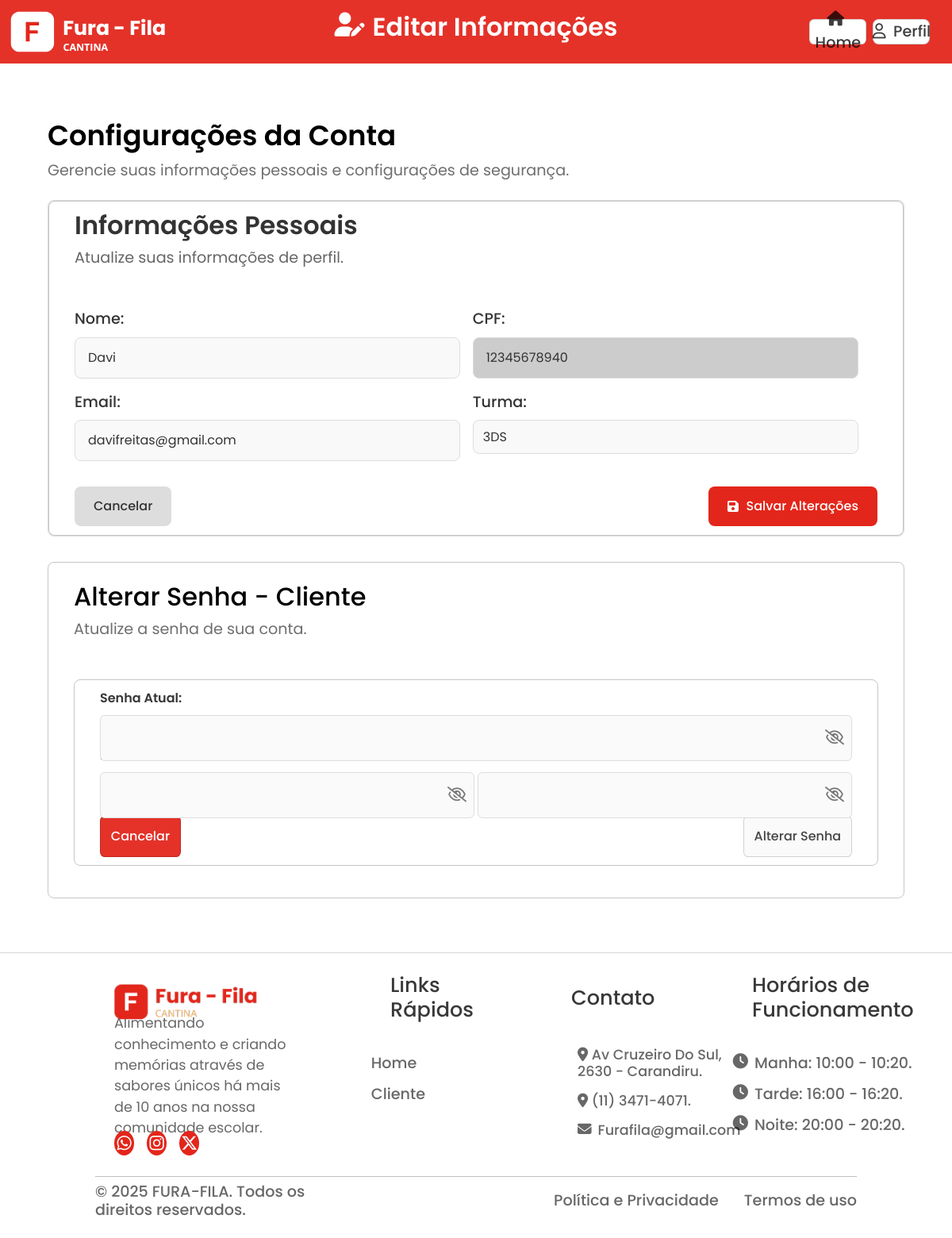
The app's page /subpages/editar_cliente_page.php (signed in) with its own data.
### tables this page shows
CREATE TABLE `cliente` (
  `nome` varchar(60) NOT NULL,
  `cpf` char(11) NOT NULL,
  `email` varchar(150) NOT NULL,
  `turma` enum('1DS','2DS','3DS','') NOT NULL,
  `senha` varchar(200) NOT NULL,
  `admin` tinyint(1) NOT NULL DEFAULT 0
);

### subpages/editar_cliente_page.php (the view, shortened to what this page needs)
<?php
include('/xampp/htdocs/cantinarepositorio/main/database.php');
if (isset($_SESSION['cpf'])) {
    $cpf = $_SESSION['cpf'];
    $query_user = "SELECT nome, cpf, email, turma FROM cliente WHERE cpf = '$cpf'";
    $result_user = mysqli_query($con, $query_user);
    if ($result_user && mysqli_num_rows($result_user) > 0) {
        $user_data = mysqli_fetch_assoc($result_user);
    } else {
        header("Location: ./login.php");
        exit;
    }
} else {
    header("Location: ./login.php");
    exit;
}
?>
<!DOCTYPE html>
<html lang="pt-br">
<head>
    <link rel="stylesheet" href="https://cdn.jsdelivr.net/npm/bootstrap@4.0.0/dist/css/bootstrap.min.css">
    <link href="https://cdn.jsdelivr.net/npm/bootstrap@5.0.2/dist/css/bootstrap.min.css" rel="stylesheet">
    <link rel="stylesheet" href="https://cdnjs.cloudflare.com/ajax/libs/font-awesome/6.4.2/css/all.min.css" />
    <link rel="stylesheet" type="text/css" href="./assets/css/pagesCliente/editar-cliente-page.css">
    <link rel="stylesheet" href="https://cdn.jsdelivr.net/npm/swiper@11/swiper-bundle.min.css">
</head>
<body class="body">
    <header>
        <div class="navbar" id="editar">
            <div class="nav-links">
                <div class="nav-logo">
                    <img src="/cantinarepositorio/main/assets/img/logo3.png" alt="">
                </div>
                <div class="nav-items">
                    <ul>
                        <li>
                            <i class="fa-solid fa-user-pen" style="font-size: 1.9rem; transform:translateY(-8%)"></i>
                            Editar Informações
                        </li>
                    </ul>
                </div>
                <div class="nav-buttons">
                    <div class="btn-home">
                        <button>
                            <a href="/cantinarepositorio/main/index.php">
                                <i class="fa-solid fa-house"></i>Home
                            </a>
                        </button>
                    </div>
                    <div class="btn-user" id="btn-user-nav">
                        <button>
                            <i class="fa-regular fa-user"></i> Perfil
                        </button>
                    </div>
                </div>
            </div>
        </div>
    </header>
    <main>
        <div class="container-editar-cliente">
            <div class="title-editar-cliente">
                <h1>Configurações da Conta</h1>
                <p>Gerencie suas informações pessoais e configurações de segurança.</p>
            </div>
            <div class="content-editar-cliente">
                <div class="content-top-editar-cliente">
                    <div class="form-editar-cliente">
                        <div class="form-editar-cliente-title">
                            <div class="form-editar-cliente-title-text">
                                <h1>Informações Pessoais</h1>
                                <p>Atualize suas informações de perfil.</p>
                            </div>
                        </div>
                        <div class="form-editar-cliente-content">
                            <form action="atualizar_cliente.php" method="POST" class="editar-cliente">
                                <div class="form-editar-clientes-row">
                                    <div class="form-group-editar-clientes">
                                        <label for="nome">Nome:</label>
                                        <input name="nome" type="text" id="nome_editar_cliente" value="<?php echo $user_data['nome'] ?>"
                                            required>
                                    </div>
                                    <div class="form-group-editar-clientes">
                                        <label for="cpf">CPF:</label>
                                        <input name="cpf" type="text" id="cpf_editar_cliente" value="<?php echo $user_data['cpf'] ?>"
                                            disabled>
                                    </div>
                                </div>
                                <div class="form-editar-clientes-row">
                                    <div class="form-group-editar-clientes">
                                        <label for="email">Email:</label>
                                        <input name="email" type="text" id="email_editar_cliente" value="<?php echo $user_data['email'] ?>"
                                            required>
                                    </div>
                                    <div class="form-group-editar-clientes">
                                        <label for="turma">Turma:</label>
                                        <select name="turma" id="turma_editar_cliente" class="form-control" required>
                                            <option value="3DS" <?= $user_data['turma'] == "3DS" ? 'selected' : '' ?>>3DS</option>
                                        </select>
                                    </div>
                                </div>
                                <div class="form-editar-clientes-row-btn">
                                    <div class="form-group-editar-clientes-btn">
                                        <button class="btn-cancelar-editar-clientes">
                                            Cancelar
                                        </button>
                                    </div>
                                    <div class="form-group-editar-clientes-btn">
                                        <button class="btn-enviar-editar-clientes" type="submit">
                                            <i class="fa-solid fa-floppy-disk" style="padding-right: 0.6rem;"></i>
                                            Salvar Alterações
                                        </button>
                                    </div>
                                </div>
                            </form>
                        </div>
                    </div>
                </div>
                <div class="content-bottom-editar-cliente">
                    <div class="form-editar-senha-cliente">
                        <div class="form-editar-senha-cliente-title">
                            <div class="form-editar-senha-cliente-title-text">
                                <h1>Alterar Senha - Cliente</h1>
                                <p>Atualize a senha de sua conta.</p>
                            </div>
                        </div>
                        <div class="form-editar-senha-cliente-content">
                            <form action="alterar_senha_cliente.php" method="POST" class="form-editar-senha-cliente" id="form-editar-senha-cliente">
                                <div class="form-editar-senha-cliente-row">
                                    <div class="form-group-editar-senha-cliente">
                                        <label for="senha_cliente_atual">Senha Atual:</label>
                                        <div class="input-wrapper">
                                            <input name="senha_atual" type="password" id="senha_cliente_atual" required inputmode="none">
                                            <span class="toggle-senha" data-target="senha_cliente_atual"><i class="fa-regular fa-eye-slash"></i></span>
                                        </div>
                                    </div>
                                </div>
                                <div class="form-editar-senha-cliente-row">
                                    <div class="form-group-editar-senha-cliente">
                                        <label for="senha_cliente_nova">Nova senha:</label>
                                        <div class="input-wrapper">
                                            <input name="nova_senha" type="password" id="senha_cliente_nova" required minlength="6" inputmode="none">
                                            <span class="toggle-senha" data-target="senha_cliente_nova"><i class="fa-regular fa-eye-slash"></i></span>
                                        </div>
                                    </div>
                                    <div class="form-group-editar-senha-cliente">
                                        <label for="senha_cliente_nova_confirmacao">Confirmar Nova Senha:</label>
                                        <div class="input-wrapper">
                                            <input name="confirmar_senha" type="password" id="senha_cliente_nova_confirmacao" required inputmode="none" minlength="6">
                                            <span class="toggle-senha" data-target="senha_cliente_nova_confirmacao"><i class="fa-regular fa-eye-slash"></i></span>
                                        </div>
                                    </div>
                                </div>
                                <div class="form-editar-senha-cliente-row-btn">
                                    <div class="form-group-editar-senha-cliente-btn">
                                        <button class="btn-cancelar-nova-senha-cliente">Cancelar</button>
                                        <button type="submit" class="btn-mudar-senha-cliente" disabled>Alterar Senha</button>
                                    </div>
                                </div>
                            </form>
                        </div>
                    </div>
                </div>
            </div>
        </div>
    </main>
    <footer>
        <div class="container-footer">
            <div class="content-footer">
                <div class="content-top-footer">
                    <div class="item-footer">
                        <div class="info-cantina-img">
                            <img src="/cantinarepositorio/main/assets/img/logo-footer.png" alt="">
                        </div>
                        <div class="info-cantina-description">
                            <p>Alimentando conhecimento e criando memórias através de sabores únicos há mais de 10 anos na nossa
                                comunidade escolar.</p>
                        </div>
                        <div class="info-icon">
                            <i class="fa-brands fa-whatsapp"></i>
                            <i class="fa-brands fa-instagram"></i>
                            <i class="fa-brands fa-x-twitter"></i>
                        </div>
                    </div>
                    <div class="item-footer">
                        <div class="title-footer-links">
                            <h1>Links Rápidos</h1>
                        </div>
                        <div class="footer-links">
                            <ul>
                                <li>
                                    <h6>
                                        <a href="/cantinarepositorio/main/index.php">Home</a>
                                    </h6>
                                </li>
                                <li>
                                    <h6>
                                        <a href="#editar">Cliente</a>
                                    </h6>
                                </li>
                            </ul>
                        </div>
                    </div>
                    <div class="item-footer">
                        <div class="title-footer-links">
                            <h1>Contato</h1>
                        </div>
                        <div class="footer-links-local">
                            <ul>
                                <li>
                                    <h6>
                                        <a
                                            href="https://www.bing.com/search?q=maps%20Av%20Cruzeiro%20Do%20Sul%2C%202630%20-%20Carandiru&qs=n&form=QBRE&sp=-1&lq=0&pq=maps%20av%20cruzeiro%20do%20sul%2C%202630%20-%20carandiru&sc=0-41&sk=&cvid=08A936946DAF43F9B1FC74F782A823B6">
                                            <i class="fa-solid fa-location-dot"></i>
                                            Av Cruzeiro Do Sul, 2630 - Carandiru.
                                        </a>
                                    </h6>
                                </li>
                                <li>
                                    <h6>
                                        <a href="https://vestibulinho.etec.sp.gov.br/fale-conosco">
                                            <i class="fa-solid fa-location-dot"></i>
                                            (11) 3471-4071.
                                        </a>
                                    </h6>
                                </li>
                                <li>
                                    <h6><i class="fa-solid fa-envelope"></i> Furafila@gmail.com</h6>
                                </li>
                            </ul>
                        </div>
                    </div>
                    <div class="item-footer">
                        <div class="title-footer-links">
                            <h1>Horários de Funcionamento</h1>
                        </div>
                        <div class="footer-links">
                            <ul>
                                <li>
                                    <h6 style="width: 230%; display:flex; gap: 1vh;"><i class="fa-solid fa-clock"></i> Manha: 10:00 -
                                        10:20.</h6>
                                </li>
                                <li>
                                    <h6 style="width: 230%; display:flex; gap: 1vh;"><i class="fa-solid fa-clock"></i> Tarde: 16:00 -
                                        16:20.</h6>
                                </li>
                                <li>
                                    <h6 style="width: 235%; display:flex; gap: 1vh; padding-bottom:2vh;"><i class="fa-solid fa-clock"></i>
                                        Noite: 20:00 - 20:20.</h6>
                                </li>
                            </ul>
                        </div>
                    </div>
                </div>
                <div class="content-bottom-footer">
                    <div class="title-footer-bottom">
                        <h1>
                            © 2025 FURA-FILA. Todos os direitos reservados.
                        </h1>
                    </div>
                    <div class="title-footer-bottom-2">
                        <h1>
                            <a href="/cantinarepositorio/subpages/termos.php">
                                Política e Privacidade
                            </a>
                        </h1>
                        <h1>
                            <a href="/cantinarepositorio/subpages/termos.php">
                                Termos de uso
                            </a>
                        </h1>
                    </div>
                </div>
            </div>
        </div>
    </footer>
</body>
</html>

### records on screen
cliente: nome "Davi", cpf "12345678940", email "davifreitas@gmail.com", turma "3DS"
